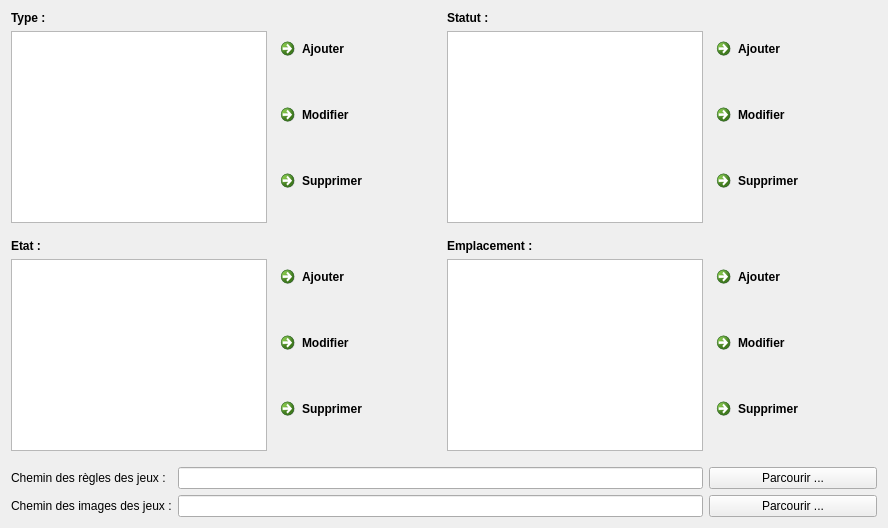
     <widget class="QWidget" name="Jeux">
      <attribute name="title">
       <string>Jeux</string>
      </attribute>
      <layout class="QGridLayout" name="gridLayout_3">
       <item row="1" column="0">
        <layout class="QGridLayout" name="gridLayout_2">
         <item row="1" column="0" rowspan="3" colspan="2">
          <widget class="QTableView" name="TbV_JeuxType">
           <property name="alternatingRowColors">
            <bool>true</bool>
           </property>
           <property name="selectionMode">
            <enum>QAbstractItemView::SingleSelection</enum>
           </property>
           <property name="selectionBehavior">
            <enum>QAbstractItemView::SelectRows</enum>
           </property>
          </widget>
         </item>
         <item row="0" column="0">
          <widget class="QLabel" name="Lb_JeuxType">
           <property name="font">
            <font>
             <weight>75</weight>
             <bold>true</bold>
            </font>
           </property>
           <property name="text">
            <string>Type :</string>
           </property>
          </widget>
         </item>
         <item row="6" column="0" rowspan="3" colspan="2">
          <widget class="QTableView" name="TbV_JeuxEtat">
           <property name="alternatingRowColors">
            <bool>true</bool>
           </property>
           <property name="selectionMode">
            <enum>QAbstractItemView::SingleSelection</enum>
           </property>
           <property name="selectionBehavior">
            <enum>QAbstractItemView::SelectRows</enum>
           </property>
          </widget>
         </item>
         <item row="5" column="0">
          <widget class="QLabel" name="Lb_Etat">
           <property name="font">
            <font>
             <weight>75</weight>
             <bold>true</bold>
            </font>
           </property>
           <property name="text">
            <string>Etat :</string>
           </property>
          </widget>
         </item>
         <item row="1" column="2">
          <widget class="QCommandLinkButton" name="Bt_AjouterJeuxType">
           <property name="text">
            <string>Ajouter</string>
           </property>
           <property name="icon">
            <iconset resource="ImagesIcones.qrc">
             <normaloff>:/BBD_Ajouter.png</normaloff>:/BBD_Ajouter.png</iconset>
           </property>
           <property name="iconSize">
            <size>
             <width>30</width>
             <height>30</height>
            </size>
           </property>
          </widget>
         </item>
         <item row="3" column="2">
          <widget class="QCommandLinkButton" name="Bt_SupprimerJeuxType">
           <property name="text">
            <string>Supprimer</string>
           </property>
           <property name="icon">
            <iconset resource="ImagesIcones.qrc">
             <normaloff>:/BDD_Supprimer.png</normaloff>:/BDD_Supprimer.png</iconset>
           </property>
           <property name="iconSize">
            <size>
             <width>30</width>
             <height>30</height>
            </size>
           </property>
          </widget>
         </item>
         <item row="7" column="2">
          <widget class="QCommandLinkButton" name="Bt_ModifierEtat">
           <property name="enabled">
            <bool>true</bool>
           </property>
           <property name="maximumSize">
            <size>
             <width>16777215</width>
             <height>16777215</height>
            </size>
           </property>
           <property name="text">
            <string>Modifier</string>
           </property>
           <property name="icon">
            <iconset resource="ImagesIcones.qrc">
             <normaloff>:/BDD_Modifier.png</normaloff>:/BDD_Modifier.png</iconset>
           </property>
           <property name="iconSize">
            <size>
             <width>30</width>
             <height>30</height>
            </size>
           </property>
          </widget>
         </item>
         <item row="2" column="2">
          <widget class="QCommandLinkButton" name="Bt_ModifierJeuxType">
           <property name="text">
            <string>Modifier</string>
           </property>
           <property name="icon">
            <iconset resource="ImagesIcones.qrc">
             <normaloff>:/BDD_Modifier.png</normaloff>:/BDD_Modifier.png</iconset>
           </property>
           <property name="iconSize">
            <size>
             <width>30</width>
             <height>30</height>
            </size>
           </property>
          </widget>
         </item>
         <item row="8" column="2">
          <widget class="QCommandLinkButton" name="Bt_SupprimerEtat">
           <property name="text">
            <string>Supprimer</string>
           </property>
           <property name="icon">
            <iconset resource="ImagesIcones.qrc">
             <normaloff>:/BDD_Supprimer.png</normaloff>:/BDD_Supprimer.png</iconset>
           </property>
           <property name="iconSize">
            <size>
             <width>30</width>
             <height>30</height>
            </size>
           </property>
          </widget>
         </item>
         <item row="0" column="3">
          <widget class="QLabel" name="Lb_Statut">
           <property name="font">
            <font>
             <weight>75</weight>
             <bold>true</bold>
            </font>
           </property>
           <property name="text">
            <string>Statut :</string>
           </property>
          </widget>
         </item>
         <item row="6" column="2">
          <widget class="QCommandLinkButton" name="Bt_AjouterEtat">
           <property name="text">
            <string>Ajouter</string>
           </property>
           <property name="icon">
            <iconset resource="ImagesIcones.qrc">
             <normaloff>:/BBD_Ajouter.png</normaloff>:/BBD_Ajouter.png</iconset>
           </property>
           <property name="iconSize">
            <size>
             <width>30</width>
             <height>30</height>
            </size>
           </property>
          </widget>
         </item>
         <item row="1" column="3" rowspan="3">
          <widget class="QTableView" name="TbV_JeuxStatut">
           <property name="alternatingRowColors">
            <bool>true</bool>
           </property>
           <property name="selectionMode">
            <enum>QAbstractItemView::SingleSelection</enum>
           </property>
           <property name="selectionBehavior">
            <enum>QAbstractItemView::SelectRows</enum>
           </property>
          </widget>
         </item>
         <item row="1" column="4">
          <widget class="QCommandLinkButton" name="Bt_AjouterStatut">
           <property name="text">
            <string>Ajouter</string>
           </property>
           <property name="icon">
            <iconset resource="ImagesIcones.qrc">
             <normaloff>:/BBD_Ajouter.png</normaloff>:/BBD_Ajouter.png</iconset>
           </property>
           <property name="iconSize">
            <size>
             <width>30</width>
             <height>30</height>
            </size>
           </property>
          </widget>
         </item>
         <item row="2" column="4">
          <widget class="QCommandLinkButton" name="Bt_ModifierStatut">
           <property name="text">
            <string>Modifier</string>
           </property>
           <property name="icon">
            <iconset resource="ImagesIcones.qrc">
             <normaloff>:/BDD_Modifier.png</normaloff>:/BDD_Modifier.png</iconset>
           </property>
           <property name="iconSize">
            <size>
             <width>30</width>
             <height>30</height>
            </size>
           </property>
          </widget>
         </item>
         <item row="3" column="4">
          <widget class="QCommandLinkButton" name="Bt_SupprimerStatut">
           <property name="text">
            <string>Supprimer</string>
           </property>
           <property name="icon">
            <iconset resource="ImagesIcones.qrc">
             <normaloff>:/BDD_Supprimer.png</normaloff>:/BDD_Supprimer.png</iconset>
           </property>
           <property name="iconSize">
            <size>
             <width>30</width>
             <height>30</height>
            </size>
           </property>
          </widget>
         </item>
         <item row="5" column="3">
          <widget class="QLabel" name="Lb_Emplacement">
           <property name="font">
            <font>
             <weight>75</weight>
             <bold>true</bold>
            </font>
           </property>
           <property name="text">
            <string>Emplacement :</string>
           </property>
          </widget>
         </item>
         <item row="6" column="3" rowspan="3">
          <widget class="QTableView" name="TbV_JeuxEmplacement">
           <property name="alternatingRowColors">
            <bool>false</bool>
           </property>
           <property name="selectionMode">
            <enum>QAbstractItemView::SingleSelection</enum>
           </property>
           <property name="selectionBehavior">
            <enum>QAbstractItemView::SelectRows</enum>
           </property>
          </widget>
         </item>
         <item row="9" column="0" colspan="5">
          <spacer name="VS_2">
           <property name="orientation">
            <enum>Qt::Vertical</enum>
           </property>
           <property name="sizeType">
            <enum>QSizePolicy::Fixed</enum>
           </property>
           <property name="sizeHint" stdset="0">
            <size>
             <width>10</width>
             <height>10</height>
            </size>
           </property>
          </spacer>
         </item>
         <item row="10" column="0">
          <widget class="QLabel" name="Lb_CheminRegle">
           <property name="text">
            <string>Chemin des règles des jeux :</string>
           </property>
          </widget>
         </item>
         <item row="11" column="0">
          <widget class="QLabel" name="Lb_CheminImage">
           <property name="text">
            <string>Chemin des images des jeux :</string>
           </property>
          </widget>
         </item>
         <item row="10" column="1" colspan="3">
          <widget class="QLineEdit" name="LE_CheminRegle"/>
         </item>
         <item row="10" column="4">
          <widget class="QPushButton" name="Bt_ParcourirRegle">
           <property name="text">
            <string>Parcourir ...</string>
           </property>
          </widget>
         </item>
         <item row="11" column="4">
          <widget class="QPushButton" name="Bt_ParcourirImage">
           <property name="text">
            <string>Parcourir ...</string>
           </property>
          </widget>
         </item>
         <item row="6" column="4">
          <widget class="QCommandLinkButton" name="Bt_AjouterEmplacement">
           <property name="text">
            <string>Ajouter</string>
           </property>
           <property name="icon">
            <iconset resource="ImagesIcones.qrc">
             <normaloff>:/BBD_Ajouter.png</normaloff>:/BBD_Ajouter.png</iconset>
           </property>
           <property name="iconSize">
            <size>
             <width>30</width>
             <height>30</height>
            </size>
           </property>
          </widget>
         </item>
         <item row="7" column="4">
          <widget class="QCommandLinkButton" name="Bt_ModifierEmplacement">
           <property name="text">
            <string>Modifier</string>
           </property>
           <property name="icon">
            <iconset resource="ImagesIcones.qrc">
             <normaloff>:/BDD_Modifier.png</normaloff>:/BDD_Modifier.png</iconset>
           </property>
           <property name="iconSize">
            <size>
             <width>30</width>
             <height>30</height>
            </size>
           </property>
          </widget>
         </item>
         <item row="8" column="4">
          <widget class="QCommandLinkButton" name="Bt_SupprimerEmplacement">
           <property name="text">
            <string>Supprimer</string>
           </property>
           <property name="icon">
            <iconset resource="ImagesIcones.qrc">
             <normaloff>:/BDD_Supprimer.png</normaloff>:/BDD_Supprimer.png</iconset>
           </property>
           <property name="iconSize">
            <size>
             <width>30</width>
             <height>30</height>
            </size>
           </property>
          </widget>
         </item>
         <item row="11" column="1" colspan="3">
          <widget class="QLineEdit" name="LE_CheminImage"/>
         </item>
         <item row="4" column="0" colspan="5">
          <spacer name="VS_3">
           <property name="orientation">
            <enum>Qt::Vertical</enum>
           </property>
           <property name="sizeType">
            <enum>QSizePolicy::Fixed</enum>
           </property>
           <property name="sizeHint" stdset="0">
            <size>
             <width>10</width>
             <height>10</height>
            </size>
           </property>
          </spacer>
         </item>
        </layout>
       </item>
      </layout>
     </widget>
